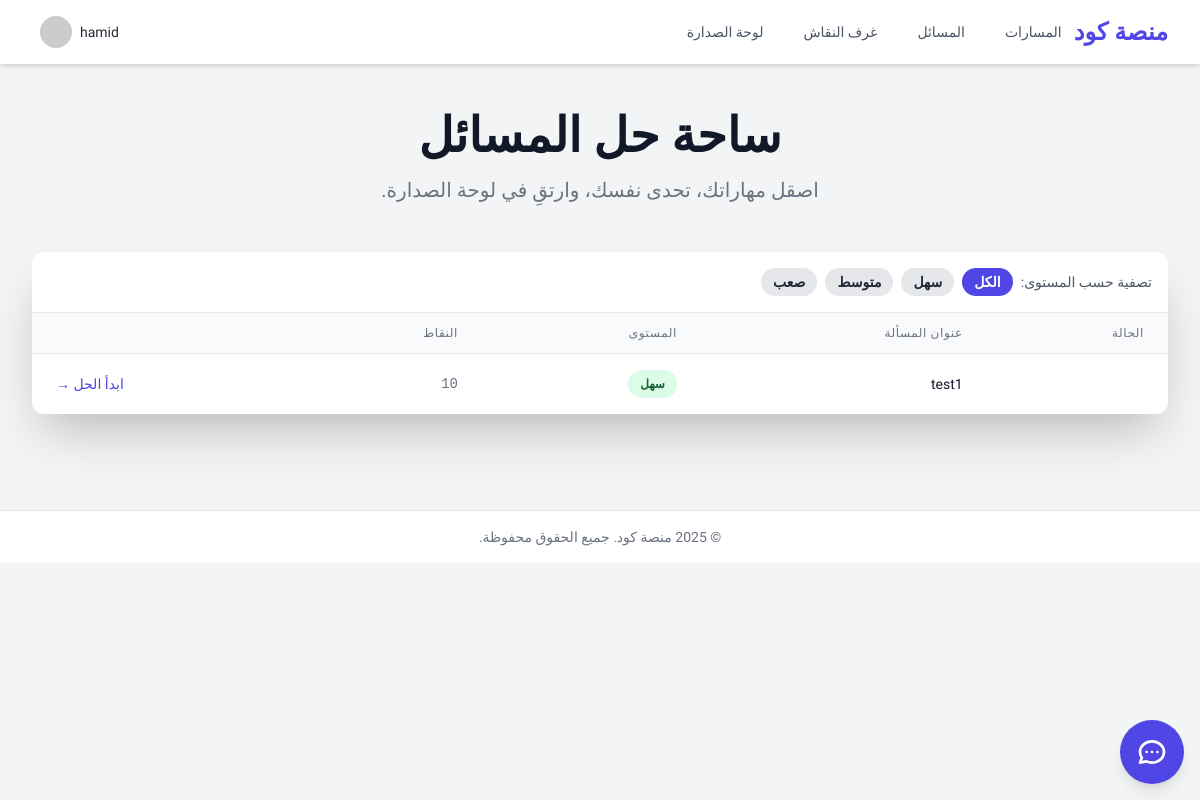
Screenshot of /problems/ (signed in) with the database file from the repository.
### accounts/models.py (models this page shows, shortened)
class CustomUser(AbstractUser):
    AVATAR_CHOICES = (
        ('m1', 'ذكر 1'), ('m2', 'ذكر 2'), ('m3', 'ذكر 3'),
        ('f1', 'أنثى 1'), ('f2', 'أنثى 2'), ('f3', 'أنثى 3'),
    )
    avatar = models.CharField(
        "الصورة الرمزية",
        max_length=2,
        choices=AVATAR_CHOICES,
        default='m1'
    )
    is_moderator = models.BooleanField(
        "مشرف",
        default=False,
        help_text="يحدد ما إذا كان يمكن للمستخدم الإشراف على المحتوى مثل غرف النقاش."
    )
    academic_year = models.PositiveIntegerField(
        verbose_name="السنة الدراسية",
        validators=[MinValueValidator(1), MaxValueValidator(6)],
        null=True,
        blank=True,
        help_text="السنة الدراسية للطالب (من 1 إلى 6)."
    )
    path = models.CharField(
        verbose_name="المسار المختار",
        max_length=100,
        blank=True,
        help_text="المسار التعليمي المفضل للطالب، مثل (تطوير الويب)."
    )
    score = models.PositiveIntegerField(
        verbose_name="النقاط",
        default=0,
        db_index=True,
        help_text="مجموع النقاط التي حصل عليها المستخدم."
    )
    class Meta:
        ordering = ['-score', 'username']
        verbose_name = "مستخدم"
        verbose_name_plural = "المستخدمون"

### problems/models.py (models this page shows, shortened)
class Problem(models.Model):
    class Difficulty(models.TextChoices):
        EASY = 'Easy', 'سهل'
        MEDIUM = 'Medium', 'متوسط'
        HARD = 'Hard', 'صعب'
    title = models.CharField("عنوان المسألة", max_length=255, unique=True)
    description = models.TextField("وصف المسألة")
    difficulty = models.CharField(
        "مستوى الصعوبة",
        max_length=10,
        choices=Difficulty.choices,
        default=Difficulty.EASY,
        db_index=True  # فهرس لتسريع التصفية حسب الصعوبة
    )
    points = models.PositiveIntegerField("النقاط الممنوحة", default=10)
    class Meta:
        verbose_name = "مسألة"
        verbose_name_plural = "المسائل"
        ordering = ['points']

### problems/views.py (the view)
# urls.py: path('', ProblemListView.as_view(), name='problem_list'),
class ProblemListView(ListView):
    model = Problem
    template_name = 'problems/problem_list.html'
    context_object_name = 'problems'
    def get_queryset(self):
        queryset = super().get_queryset()
        if self.request.user.is_authenticated:
            solved_subquery = Submission.objects.filter(
                problem=OuterRef('pk'),
                student=self.request.user,
                status=Submission.Status.CORRECT
            )
            queryset = queryset.annotate(
                is_solved_by_user=Exists(solved_subquery)
            )
        return queryset

### dashboard/templatetags/markdown_extras.py (called while the page is built)
@register.filter(name='markdownify') # استخدام name='markdownify' هو ممارسة جيدة
@stringfilter
def markdownify(value):
    extensions = [
        'fenced_code',  # لتفعيل كتل الكود باستخدام ```
        'codehilite',   # لتفعيل تلوين الصيغة داخل كتل الكود
        LinkTargetExtension(), # تفعيل الامتداد المخصص الذي أنشأناه
    ]
    html = markdown.markdown(value, extensions=extensions)
    return mark_safe(html)

    def extendMarkdown(self, md):
        md.treeprocessors.register(LinkTargetProcessor(md), 'link_target', 15)

    def run(self, root):
        for element in root.iter("a"):
            element.set("target", "_blank")
            element.set("rel", "noopener noreferrer")
        return root

### problems/templates/problems/problem_list.html (shortened to what this page needs)
{% extends 'base.html' %}
{% block content %}
<div class="max-w-7xl mx-auto">
    <div class="text-center mb-12">
        <h1 class="text-4xl font-extrabold text-gray-900 dark:text-white sm:text-5xl">ساحة حل المسائل</h1>
        <p class="mt-4 max-w-2xl mx-auto text-xl text-gray-500 dark:text-gray-400">اصقل مهاراتك، تحدى نفسك، وارتقِ في لوحة الصدارة.</p>
    </div>
    <div x-data="{ filter: 'All' }" class="bg-white dark:bg-gray-800 rounded-xl shadow-2xl overflow-hidden">
        <div class="p-4 border-b border-gray-200 dark:border-gray-700">
            <div class="flex flex-wrap items-center gap-2">
                <span class="text-sm font-medium text-gray-600 dark:text-gray-300">تصفية حسب المستوى:</span>
                <button @click="filter = 'All'" :class="{'bg-indigo-600 text-white': filter === 'All', 'bg-gray-200 dark:bg-gray-700': filter !== 'All'}" class="px-3 py-1 text-sm font-semibold rounded-full transition-colors">الكل</button>
                <button @click="filter = 'Easy'" :class="{'bg-green-600 text-white': filter === 'Easy', 'bg-gray-200 dark:bg-gray-700': filter !== 'Easy'}" class="px-3 py-1 text-sm font-semibold rounded-full transition-colors">سهل</button>
                <button @click="filter = 'Medium'" :class="{'bg-yellow-500 text-white': filter === 'Medium', 'bg-gray-200 dark:bg-gray-700': filter !== 'Medium'}" class="px-3 py-1 text-sm font-semibold rounded-full transition-colors">متوسط</button>
                <button @click="filter = 'Hard'" :class="{'bg-red-600 text-white': filter === 'Hard', 'bg-gray-200 dark:bg-gray-700': filter !== 'Hard'}" class="px-3 py-1 text-sm font-semibold rounded-full transition-colors">صعب</button>
            </div>
        </div>
        <div class="overflow-x-auto">
            <table class="min-w-full divide-y divide-gray-200 dark:divide-gray-700">
                <thead class="bg-gray-50 dark:bg-gray-700/50">
                    <tr>
                        <th scope="col" class="px-6 py-3 text-right text-xs font-medium text-gray-500 dark:text-gray-300 uppercase tracking-wider">الحالة</th>
                        <th scope="col" class="px-6 py-3 text-right text-xs font-medium text-gray-500 dark:text-gray-300 uppercase tracking-wider">عنوان المسألة</th>
                        <th scope="col" class="px-6 py-3 text-right text-xs font-medium text-gray-500 dark:text-gray-300 uppercase tracking-wider">المستوى</th>
                        <th scope="col" class="px-6 py-3 text-right text-xs font-medium text-gray-500 dark:text-gray-300 uppercase tracking-wider">النقاط</th>
                        <th scope="col" class="relative px-6 py-3"><span class="sr-only">Solve</span></th>
                    </tr>
                </thead>
                <tbody class="bg-white dark:bg-gray-800 divide-y divide-gray-200 dark:divide-gray-700">
                    {% for problem in problems %}
                        <tr x-show="filter === 'All' || filter === '{{ problem.difficulty }}'" class="transition-colors {% if problem.is_solved_by_user %} bg-green-50/50 dark:bg-green-900/20 hover:bg-green-50 dark:hover:bg-green-900/30 {% else %} hover:bg-gray-50 dark:hover:bg-gray-700/50 {% endif %}">
                            <td class="px-6 py-4 whitespace-nowrap">
                            </td>
                            <td class="px-6 py-4 whitespace-nowrap">
                                <a href="{% url 'problems:problem_detail' problem.pk %}" class="text-sm font-medium text-gray-900 dark:text-white hover:text-indigo-600 dark:hover:text-indigo-400">{{ problem.title }}</a>
                            </td>
                            <td class="px-6 py-4 whitespace-nowrap">
                                <span class="px-3 py-1 inline-flex text-xs leading-5 font-semibold rounded-full
                                {% if problem.difficulty == 'Easy' %} bg-green-100 text-green-800 dark:bg-green-900 dark:text-green-300
                                {% elif problem.difficulty == 'Medium' %} bg-yellow-100 text-yellow-800 dark:bg-yellow-900 dark:text-yellow-300
                                {% else %} bg-red-100 text-red-800 dark:bg-red-900 dark:text-red-300 {% endif %}">
                                {{ problem.get_difficulty_display }}</span>
                            </td>
                            <td class="px-6 py-4 whitespace-nowrap text-sm text-gray-500 dark:text-gray-400 font-mono">{{ problem.points }}</td>
                            <td class="px-6 py-4 whitespace-nowrap text-left text-sm font-medium">
                                <a href="{% url 'problems:problem_detail' problem.pk %}" class="text-indigo-600 hover:text-indigo-900 dark:text-indigo-400 dark:hover:text-indigo-300">
                                    {% if problem.is_solved_by_user %}مراجعة الحل{% else %}ابدأ الحل{% endif %} &rarr;
                                </a>
                            </td>
                        </tr>
                    {% empty %}
                        <tr><td colspan="5"><div class="text-center py-16 px-6">...</div></td></tr>
                    {% endfor %}
                </tbody>
            </table>
        </div>
    </div>
</div>
{% endblock %}

### templates/base.html (shortened to what this page needs)
{% load static %}
<!DOCTYPE html>
<html lang="ar" dir="rtl" class="scroll-smooth">
<head>
    <link rel="stylesheet" href="https://cdnjs.cloudflare.com/ajax/libs/codemirror/5.65.15/codemirror.min.css">
    <link rel="stylesheet" href="https://cdnjs.cloudflare.com/ajax/libs/codemirror/5.65.15/theme/dracula.min.css">
    <link rel="stylesheet" href="https://cdnjs.cloudflare.com/ajax/libs/highlight.js/11.9.0/styles/atom-one-dark.min.css">
    <script src="https://cdn.tailwindcss.com"></script>
</head>
<body class="bg-gray-100 dark:bg-gray-900 text-gray-800 dark:text-gray-200 antialiased">
    <header x-data="{ mobileMenuOpen: false }" class="bg-white dark:bg-gray-800 shadow-md sticky top-0 z-40">
        <nav class="max-w-7xl mx-auto px-4 sm:px-6 lg:px-8">
            <div class="flex items-center justify-between h-16">
                <div class="flex items-center">
                    <a href="{% url 'home' %}" class="flex-shrink-0 text-2xl font-bold text-indigo-600 dark:text-indigo-400">منصة كود</a>
                    <div class="hidden md:block">
                        <div class="mr-10 rtl:mr-0 rtl:ml-10 flex items-baseline space-x-4 rtl:space-x-reverse">
                            <a href="{% url 'courses:path_list' %}" class="text-gray-600 dark:text-gray-300 hover:bg-gray-200 dark:hover:bg-gray-700 px-3 py-2 rounded-md text-sm font-medium transition-colors">المسارات</a>
                            <a href="{% url 'problems:problem_list' %}" class="text-gray-600 dark:text-gray-300 hover:bg-gray-200 dark:hover:bg-gray-700 px-3 py-2 rounded-md text-sm font-medium transition-colors">المسائل</a>
                            <a href="{% url 'chat:room_list' %}" class="text-gray-600 dark:text-gray-300 hover:bg-gray-200 dark:hover:bg-gray-700 px-3 py-2 rounded-md text-sm font-medium transition-colors">غرف النقاش</a>
                            <a href="{% url 'accounts:leaderboard' %}" class="text-gray-600 dark:text-gray-300 hover:bg-gray-200 dark:hover:bg-gray-700 px-3 py-2 rounded-md text-sm font-medium transition-colors">لوحة الصدارة</a>
                        </div>
                    </div>
                </div>
                <div class="hidden md:block">
                    {% if user.is_authenticated %}
                    <div x-data="{ dropdownOpen: false }" class="relative">
                        <button @click="dropdownOpen = !dropdownOpen" class="flex items-center space-x-2 rtl:space-x-reverse p-2 rounded-full hover:bg-gray-200 dark:hover:bg-gray-700 focus:outline-none">
                            <span class="font-medium text-sm">{{ user.username }}</span>
                            <img class="h-8 w-8 rounded-full" src="https://ui-avatars.com/api/?name={{ user.username|urlencode }}&background=indigo&color=white&font-size=0.5" alt="User Avatar">
                        </button>
                    </div>
                    {% endif %}
                </div>
            </div>
        </nav>
    </header>
    <main>
        <div class="max-w-7xl mx-auto py-6 sm:px-6 lg:px-8">
            <div class="px-4 py-6 sm:px-0">
                {% block content %}{% endblock %}
            </div>
        </div>
    </main>
    <footer class="bg-white dark:bg-gray-800 border-t border-gray-200 dark:border-gray-700 mt-12">
        <div class="max-w-7xl mx-auto py-4 px-4 sm:px-6 lg:px-8 text-center text-sm text-gray-500 dark:text-gray-400">
            <p>&copy; {% now "Y" %} منصة كود. جميع الحقوق محفوظة.</p>
        </div>
    </footer>
    {% if user.is_authenticated %}
    <div x-data="aiTutor()" @keydown.escape.window="tutorOpen = false" class="fixed bottom-0 right-0 p-4 z-50 print:hidden">
        <button @click="toggle()" class="bg-indigo-600 text-white w-16 h-16 rounded-full shadow-lg flex items-center justify-center transform hover:scale-110 transition-transform">
        </button>
    </div>
    {% endif %}
</body>
</html>

### templates/base.html (style rules this page uses)
body { font-family: 'Tajawal', sans-serif; }

### rows the page displays
CustomUser: username "hamid"
Problem: title "test1", difficulty "سهل", points "10", shows "ابدأ الحل"
